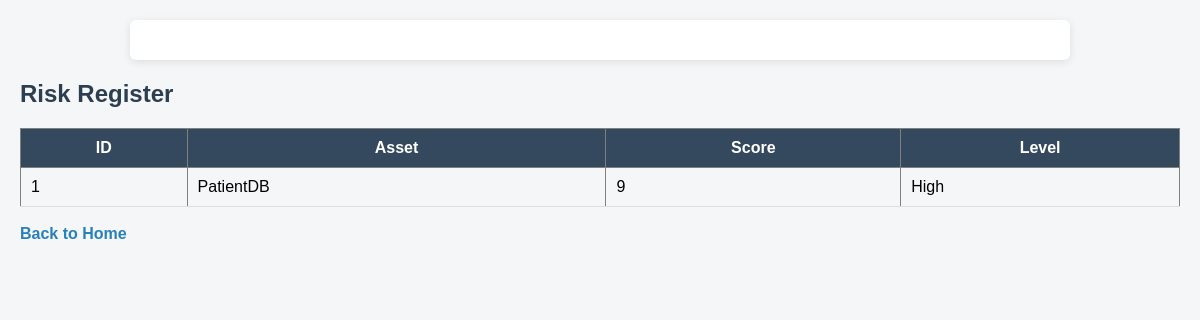
/risks, run on an earlier commit of the app's database.
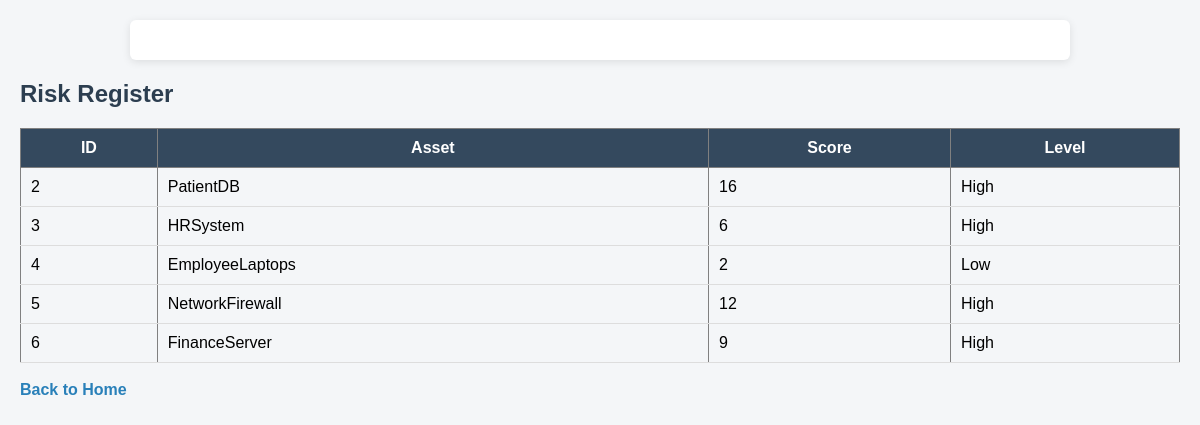
And on a later commit of the database.
### tables this page shows
CREATE TABLE risks (
            id INTEGER PRIMARY KEY AUTOINCREMENT,
            asset_id INTEGER,
            likelihood INTEGER,
            impact INTEGER,
            score INTEGER,
            level TEXT
        );

CREATE TABLE assets (
            id INTEGER PRIMARY KEY AUTOINCREMENT,
            name TEXT,
            type TEXT
        );

### app.py (the view)
@app.route("/risks")
def view_risks():
    conn = get_db_connection()
    risks = conn.execute("""
        SELECT risks.id, assets.name, risks.score, risks.level
        FROM risks JOIN assets ON risks.asset_id = assets.id
    """).fetchall()
    conn.close()
    return render_template("risks.html", risks=risks)

### app.py (called while the page is built)
def get_db_connection():
    conn = sqlite3.connect("grc.db")
    conn.row_factory = sqlite3.Row
    return conn

### templates/risks.html (shortened to what this page needs)
<!DOCTYPE html>
<html>
<head>
    <link rel="stylesheet" href="{{ url_for('static', filename='style.css') }}">
</head>
<body>
<div class="container"></div>
<h2>Risk Register</h2>
<table border="1" cellpadding="8">
    <tr>
        <th>ID</th>
        <th>Asset</th>
        <th>Score</th>
        <th>Level</th>
    </tr>
    {% for risk in risks %}
    <tr>
        <td>{{ risk.id }}</td>
        <td>{{ risk.name }}</td>
        <td>{{ risk.score }}</td>
        <td>{{ risk.level }}</td>
    </tr>
    {% endfor %}
</table>
<br>
<a href="/">Back to Home</a>
</body>
</html>

### static/style.css (style rules this page uses)
body { font-family: Arial, sans-serif; background-color: #f4f6f8; margin: 0; padding: 20px; }
h1, h2 { color: #2c3e50; }
.container { max-width: 900px; margin: auto; background: white; padding: 20px; border-radius: 6px; box-shadow: 0 2px 8px rgba(0,0,0,0.1); }
table { width: 100%; border-collapse: collapse; margin-top: 15px; }
table th { background-color: #34495e; color: white; padding: 10px; }
table td { padding: 10px; border-bottom: 1px solid #ddd; }
a { text-decoration: none; color: #2980b9; font-weight: bold; }

What changed in the data, as far as the page shows it:
removed risks: id "1", name "PatientDB", score "9", level "High"
added risks: id "2", name "PatientDB", score "16", level "High"
added risks: id "3", name "HRSystem", score "6", level "High"
added risks: id "4", name "EmployeeLaptops", score "2", level "Low"
added risks: id "5", name "NetworkFirewall", score "12", level "High"
added risks: id "6", name "FinanceServer", score "9", level "High"
